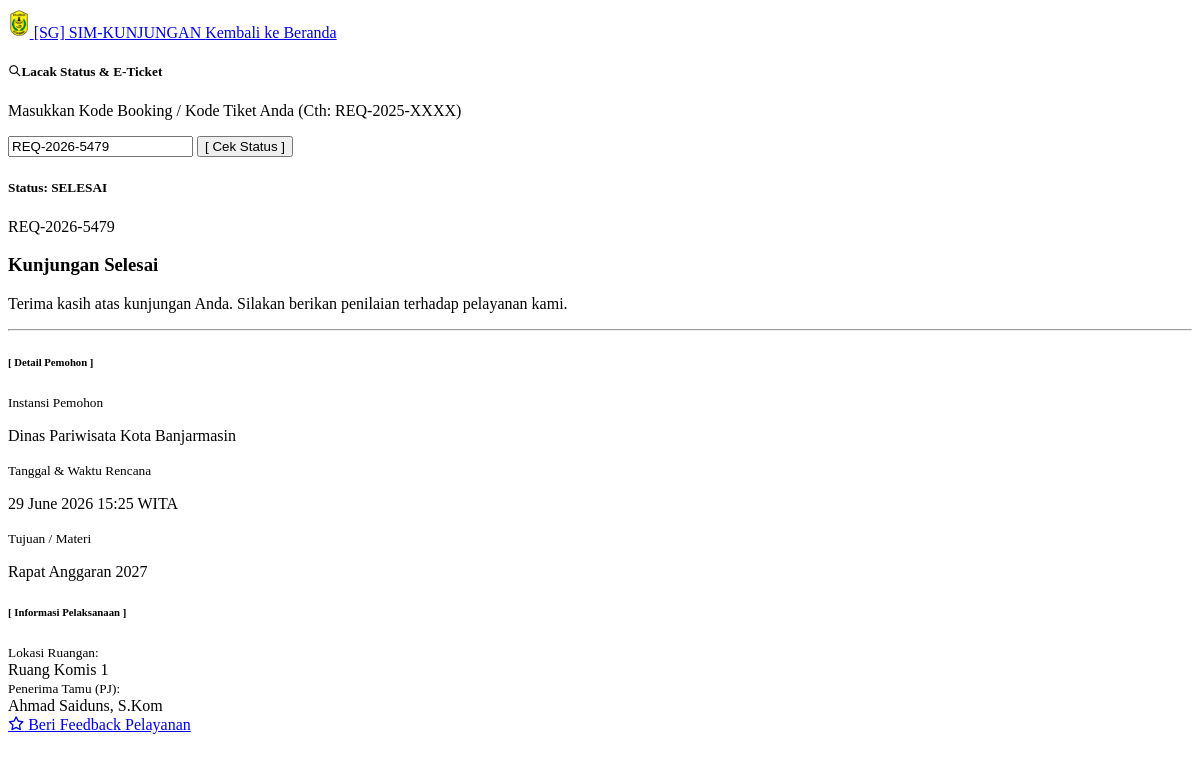
Page /cek_status.php?kode=REQ-2026-5479 on the committed database.
### tables this page shows
CREATE TABLE `kunjungan` (
  `id_kunjungan` int NOT NULL,
  `kode_booking` varchar(20) DEFAULT NULL,
  `email_pemohon` varchar(100) DEFAULT NULL,
  `no_hp_pemohon` varchar(20) DEFAULT NULL,
  `no_register` varchar(50) DEFAULT NULL,
  `jenis_pendaftaran` enum('online','walk-in') DEFAULT 'online',
  `id_kategori` int DEFAULT NULL,
  `tgl_surat_permohonan` date DEFAULT NULL,
  `tgl_kunjungan` date DEFAULT NULL,
  `waktu_kunjungan` time DEFAULT NULL,
  `nama_instansi_tamu` varchar(150) DEFAULT NULL,
  `alamat_instansi` text,
  `jumlah_peserta_rencana` int DEFAULT NULL,
  `materi_kunjungan` text,
  `file_surat_permohonan` varchar(255) DEFAULT NULL,
  `no_skk` varchar(100) DEFAULT NULL,
  `tgl_skk` date DEFAULT NULL,
  `instansi_pengirim_skk` varchar(150) DEFAULT NULL,
  `perihal_skk` varchar(255) DEFAULT NULL,
  `file_skk` varchar(255) DEFAULT NULL,
  `id_pj` int DEFAULT NULL,
  `id_ruangan` int DEFAULT NULL,
  `id_admin_verif` int DEFAULT NULL,
  `status_kegiatan` enum('pending','dijadwalkan','sedang berkunjung','selesai','batal') DEFAULT 'pending',
  `alasan_pembatalan` text,
  `tgl_pembatalan` datetime DEFAULT NULL,
  `qr_code_data` varchar(500) DEFAULT NULL,
  `qr_code_path` varchar(255) DEFAULT NULL,
  `status_kehadiran` enum('belum','hadir','selesai') DEFAULT 'belum',
  `waktu_scan` timestamp NULL DEFAULT NULL,
  `batas_waktu_kunjungan` datetime DEFAULT NULL,
  `waktu_checkout` timestamp NULL DEFAULT NULL,
  `created_at` timestamp NOT NULL DEFAULT CURRENT_TIMESTAMP
);

CREATE TABLE `ruangan` (
  `id_ruangan` int NOT NULL,
  `nama_ruangan` varchar(100) NOT NULL,
  `lantai` varchar(50) DEFAULT NULL,
  `kapasitas` int DEFAULT NULL
);

CREATE TABLE `penanggung_jawab` (
  `id_pj` int NOT NULL,
  `nama_pj` varchar(100) DEFAULT NULL,
  `nip` varchar(30) DEFAULT NULL,
  `pangkat_golongan` varchar(50) DEFAULT NULL,
  `jabatan` varchar(100) DEFAULT NULL,
  `no_hp` varchar(20) DEFAULT NULL,
  `file_ttd` varchar(255) DEFAULT NULL
);

### cek_status.php (the view, shortened to what this page needs)
<?php
include 'koneksi.php';
$data = null;
if (isset($_POST['btn_cek']) || isset($_GET['kode'])) {
    $kode_input = isset($_POST['kode_booking']) ? $_POST['kode_booking'] : $_GET['kode'];
    $kode_input = mysqli_real_escape_string($koneksi, $kode_input);
    if (!empty($kode_input)) {
        $query = "SELECT kunjungan.*, ruangan.nama_ruangan, penanggung_jawab.nama_pj
                  FROM kunjungan
                  LEFT JOIN ruangan ON kunjungan.id_ruangan = ruangan.id_ruangan
                  LEFT JOIN penanggung_jawab ON kunjungan.id_pj = penanggung_jawab.id_pj
                  WHERE kode_booking = '$kode_input'";
        $hasil = mysqli_query($koneksi, $query);
        if (mysqli_num_rows($hasil) > 0) {
            $data = mysqli_fetch_assoc($hasil);
        } else {
            $pesan_error = "Kode Booking <b>$kode_input</b> tidak ditemukan. Silakan cek kembali.";
        }
    }
}
?>
<!doctype html>
<html lang="id">
<head>
    <link rel="stylesheet" href="assets/fonts/tabler-icons.min.css" />
    <link rel="stylesheet" href="assets/css/style.css" id="main-style-link" />
    <link rel="stylesheet" href="assets/css/style-preset.css" />
</head>
<body class="bg-light">
    <nav class="navbar navbar-expand-md navbar-light bg-white shadow-sm border-bottom border-dark">
        <div class="container">
            <a class="navbar-brand text-dark fw-bold" href="index.php">
                <img src="assets/images/logo.png" alt="logo" style="height:30px" class="me-2" />
                [SG] SIM-KUNJUNGAN
            </a>
            <a href="index.php" class="btn btn-sm btn-outline-dark">Kembali ke Beranda</a>
        </div>
    </nav>
    <div class="container mt-5 mb-5">
        <div class="row justify-content-center">
            <div class="col-lg-7">
                <div class="card shadow-sm mb-4 border-dark">
                    <div class="card-header bg-dark text-white text-center">
                        <h5 class="mb-0 text-white"><i class="ti ti-search me-2"></i>Lacak Status & E-Ticket</h5>
                    </div>
                    <div class="card-body text-center p-4">
                        <p class="text-muted">Masukkan Kode Booking / Kode Tiket Anda (Cth: REQ-2025-XXXX)</p>
                        <form method="POST" action="">
                            <div class="input-group mb-3">
                                <input type="text" name="kode_booking"
                                    class="form-control form-control-lg text-center border-dark" placeholder="REQ-..."
                                    value="<?= isset($_POST['kode_booking']) ? htmlspecialchars($_POST['kode_booking']) : (isset($_GET['kode']) ? htmlspecialchars($_GET['kode']) : '') ?>"
                                    required>
                                <button class="btn btn-dark px-4" type="submit" name="btn_cek">
                                    [ Cek Status ]
                                </button>
                            </div>
                        </form>
                    </div>
                </div>
            </div>
        </div>
        <?php if ($data != null): ?>
            <div class="row justify-content-center">
                <div class="col-lg-8">
                    <div class="card shadow border-dark">
                        <div class="card-header d-flex justify-content-between align-items-center
                        <?php
                        $status_kunjungan = strtolower($data['status_kegiatan']);
                        if ($status_kunjungan == 'pending')
                            echo 'bg-warning';
                        elseif ($status_kunjungan == 'dijadwalkan')
                            echo 'bg-primary';
                        elseif ($status_kunjungan == 'sedang berkunjung')
                            echo 'bg-info';
                        elseif ($status_kunjungan == 'selesai')
                            echo 'bg-success';
                        else
                            echo 'bg-danger';
                        ?> text-dark border-bottom border-dark">
                            <h5
                                class="mb-0 fw-bold <?php if (in_array($status_kunjungan, ['dijadwalkan', 'sedang berkunjung', 'batal']))
                                    echo 'text-white'; ?>">
                                Status: <?= strtoupper(str_replace('_', ' ', $status_kunjungan)); ?>
                            </h5>
                            <span
                                class="badge bg-white text-dark border border-dark f-14 px-3 py-2"><?= htmlspecialchars($data['kode_booking']); ?></span>
                        </div>
                        <div class="card-body p-4">
                            <div class="text-center mb-4">
                                <?php if ($status_kunjungan == 'pending'): ?>
                                    <i class="ti ti-clock text-warning" style="font-size: 4rem;"></i>
                                    <h3 class="mt-2 fw-bold">Sedang Diverifikasi</h3>
                                    <p class="text-muted">Mohon menunggu, admin sedang mengecek ketersediaan jadwal pejabat dan
                                        ruangan.</p>
                                <?php elseif ($status_kunjungan == 'selesai'): ?>
                                    <h3 class="mt-2 fw-bold">Kunjungan Selesai</h3>
                                    <p class="text-muted">Terima kasih atas kunjungan Anda. Silakan berikan penilaian terhadap
                                        pelayanan kami.</p>
                                <?php endif; ?>
                            </div>
                            <hr class="border-dashed my-4">
                            <h6 class="fw-bold bg-light p-2 border-start border-4 border-dark">[ Detail Pemohon ]</h6>
                            <div class="row mb-4">
                                <div class="col-md-6 mb-3">
                                    <small class="text-muted fw-bold">Instansi Pemohon</small>
                                    <p class="mb-0 h6"><?= htmlspecialchars($data['nama_instansi_tamu']); ?></p>
                                </div>
                                <div class="col-md-6 mb-3">
                                    <small class="text-muted fw-bold">Tanggal & Waktu Rencana</small>
                                    <p class="mb-0 h6">
                                        <?= date('d F Y', strtotime($data['tgl_kunjungan'])); ?>
                                        <span class="badge bg-dark ms-1"><?= substr($data['waktu_kunjungan'], 0, 5); ?>
                                            WITA</span>
                                    </p>
                                </div>
                                <div class="col-md-12">
                                    <small class="text-muted fw-bold">Tujuan / Materi</small>
                                    <p class="mb-0 border p-2 bg-light rounded text-dark">
                                        <?= nl2br(htmlspecialchars($data['materi_kunjungan'])); ?></p>
                                </div>
                            </div>
                            <?php if (in_array($status_kunjungan, ['dijadwalkan', 'sedang berkunjung', 'selesai'])): ?>
                                <h6 class="fw-bold bg-light p-2 border-start border-4 border-dark">[ Informasi Pelaksanaan ]
                                </h6>
                                <div class="row">
                                    <div class="col-md-6 mb-3">
                                        <small class="text-muted fw-bold">Lokasi Ruangan:</small><br>
                                        <span
                                            class="h6"><?= !empty($data['nama_ruangan']) ? htmlspecialchars($data['nama_ruangan']) : 'Belum ditentukan'; ?></span>
                                    </div>
                                    <div class="col-md-6 mb-3">
                                        <small class="text-muted fw-bold">Penerima Tamu (PJ):</small><br>
                                        <span
                                            class="h6"><?= !empty($data['nama_pj']) ? htmlspecialchars($data['nama_pj']) : 'Sekretariat DPRD'; ?></span>
                                    </div>
                                </div>
                            <?php endif; ?>
                        </div>
                        <div
                            class="card-footer bg-white border-top border-dark text-center p-3 d-flex justify-content-center gap-2">
                            <?php if ($status_kunjungan == 'selesai'): ?>
                                <a href="feedback.php?id=<?= $data['id_kunjungan']; ?>" class="btn btn-dark">
                                    <i class="ti ti-star me-1"></i> Beri Feedback Pelayanan
                                </a>
                            <?php endif; ?>
                        </div>
                    </div>
                </div>
            </div>
        <?php endif; ?>
    </div>
</body>
</html>

### rows in the picture
kunjungan: status_kegiatan "SELESAI", kode_booking "REQ-2026-5479", nama_instansi_tamu "Dinas Pariwisata Kota Banjarmasin", tgl_kunjungan "29 June 2026", waktu_kunjungan "15:25", materi_kunjungan "Rapat Anggaran 2027", id_ruangan.nama_ruangan "Ruang Komis 1", id_pj.nama_pj "Ahmad Saiduns, S.Kom"
